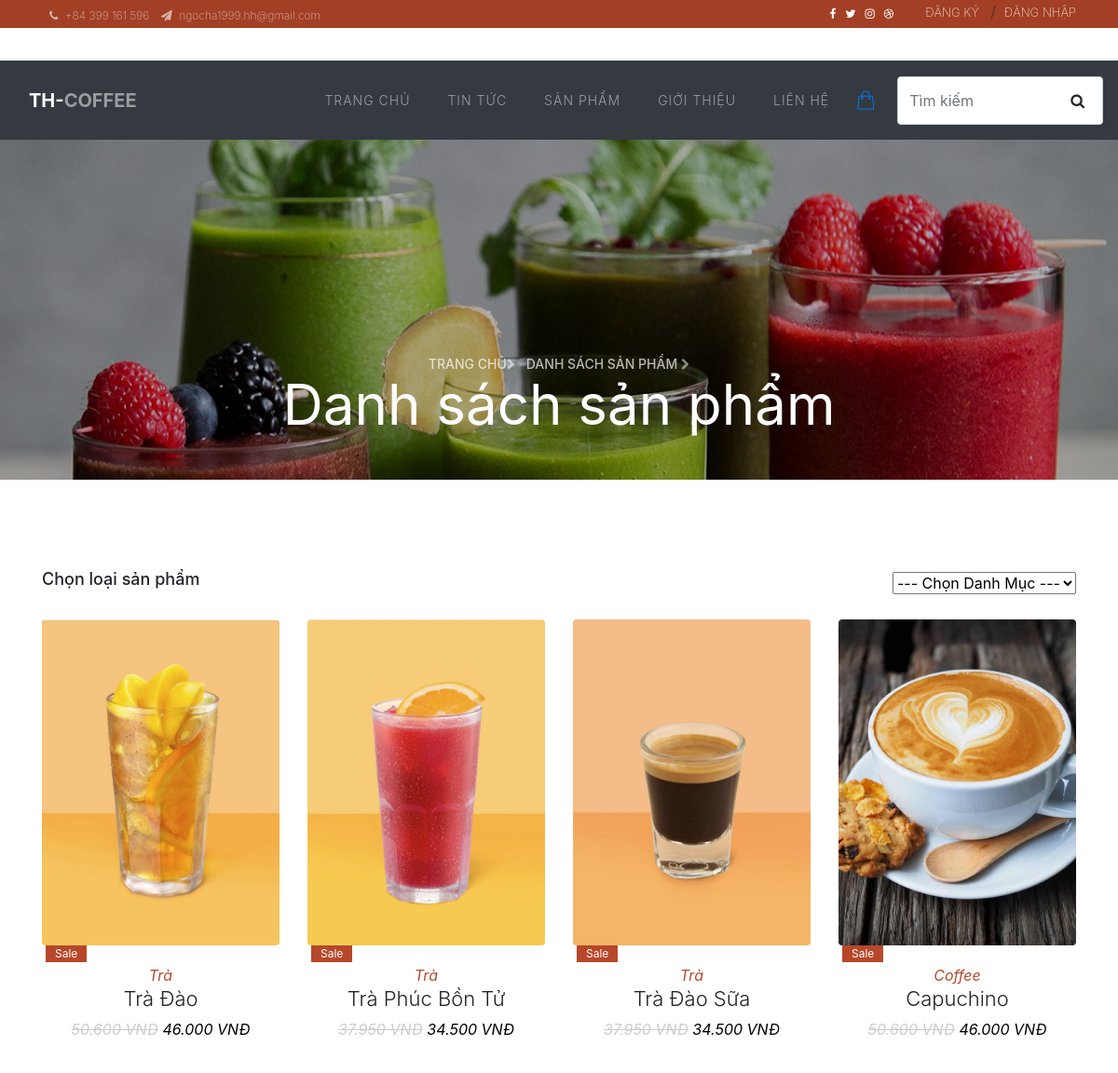
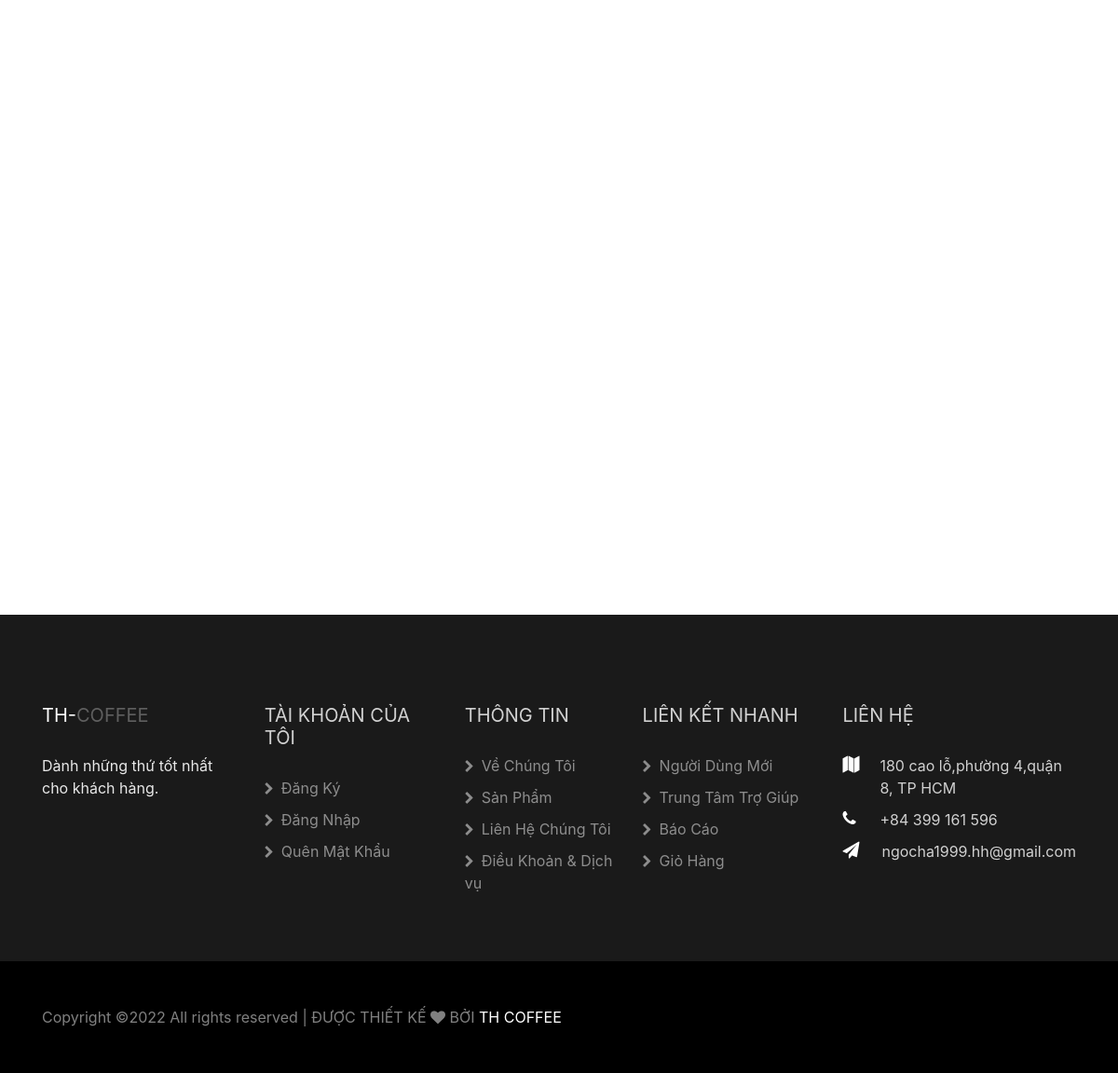
Screenshot of /index.php?controller=sanphamcontroller&action=product with the database file from the repository (2 pictures, top to bottom).
### tables this page shows
CREATE TABLE IF NOT EXISTS `sanpham` (
  `id_sp` varchar(15) NOT NULL,
  `hinh` varchar(20) NOT NULL,
  `tensanpham` varchar(50) NOT NULL,
  `thongtin` text NOT NULL,
  `gia` double NOT NULL,
  `id_danhmuc` varchar(15) NOT NULL,
  PRIMARY KEY (`id_sp`),
  KEY `dm_sp` (`id_danhmuc`)
);

CREATE TABLE IF NOT EXISTS `danhmuc` (
  `id_dm` varchar(15) NOT NULL,
  `tendanhmuc` varchar(50) NOT NULL,
  PRIMARY KEY (`id_dm`)
);

### model/Db.php (called while the page is built, shortened)
<?php
class Db {
    protected static $pdo;
    function __construct()
    {
        self::$pdo= new PDO('mysql:host='. HOST .';dbname='.DB , USER  , PW );
        self::$pdo->query('set names utf8' );
    }
    protected function selectQuery($sql, $arr=[])
    {
        $stm = self::$pdo->prepare($sql);
        $stm->execute($arr);
        return $stm->fetchAll(PDO::FETCH_ASSOC);
    }
}
?>

### model/sanphammodel.php (called while the page is built, shortened)
<?php
class sanphammodel extends Db
{
    function all()
    {
     return $this->selectQuery('SELECT * FROM sanpham join danhmuc on sanpham.id_danhmuc = danhmuc.id_dm ORDER BY danhmuc.id_dm');
    }
}
?>

### util/TienUtil.php (called while the page is built, shortened)
<?php
function chuyentien($gia){
	return number_format($gia * Ty_gia,0,",",".") . " VNĐ";
}
function giagoc($gia){
	$gia = $gia* Ty_gia + ($gia* Ty_gia * 0.1);
	return number_format($gia,0,",",".") . " VNĐ";
}
?>

### view/product.php (the view, shortened to what this page needs)
<!DOCTYPE html>
<html lang="en">
  <head>
    <?php include "view/layouts/headerpage.php" ?>
  </head>
  <body>
  	<?php include "view/layouts/menupage.php" ?>
    <section class="hero-wrap hero-wrap-2" style="background-image: url('view/images/slider-02.jpg');" data-stellar-background-ratio="0.5">
      <div class="overlay"></div>
      <div class="container">
        <div class="row no-gutters slider-text align-items-end justify-content-center">
          <div class="col-md-9 ftco-animate mb-5 text-center">
          	<p class="breadcrumbs mb-0"><span class="mr-2"><a href="index.php">Trang chủ<i class="fa fa-chevron-right"></i></a></span> <span>Danh sách sản phẩm <i class="fa fa-chevron-right"></i></span></p>
            <h2 class="mb-0 bread">Danh sách sản phẩm</h2>
          </div>
        </div>
      </div>
    </section>
    <section class="ftco-section">
			<div class="container">
				<div class="row">
					<div class="col-md-12">
						<div class="row mb-4">
							<div class="col-md-12 d-flex justify-content-between align-items-center">
								<h4 class="product-select">Chọn loại sản phẩm</h4>
								<select class="form-select" aria-label="Default select example" onchange="location = this.value;">
								<option  disabled selected hidden>---  Chọn Danh Mục  ---</option>'
                                                            </select>
							</div>
						</div>
						<div class="row">
							<?php
				include 'util/TienUtil.php';
				foreach($data as $value){
					?>
							  <div class="col-md-3 d-flex">
								  <div class="product ftco-animate">
								  <div class="img d-flex align-items-center justify-content-center" style="background-image: url(admin/view/assets//images/faces/<?php echo $value['hinh'] ?>);">
									  </div>
									  <div class="text text-center">
										  <span class="sale">Sale</span>
										  <span class="category"><?php echo $value['tendanhmuc'] ?></span>
										  <h2><?php echo $value['tensanpham'] ?></h2>
					  <p class="mb-0"><span class="price price-sale"><?php echo giagoc($value['gia']) ?></span> <span class="price"><?php echo chuyentien($value['gia']) ?></span></p>
									  </div>
								  </div>
							  </div>
						<?php
						}
						?>
						</div>
					</div>
				</div>
			</div>
		</section>
		<footer class="ftco-footer">
		<?php include 'view/layouts/footerpage.php' ?>
    </footer>
   <?php include "view/layouts/loaderpage.php" ?>
  </body>
</html>

### rows the page displays
sanpham: hinh (picture), id_danhmuc.tendanhmuc "Trà", tensanpham "Trà Đào", gia "50.600 VNĐ", gia "46.000 VNĐ"
sanpham: hinh (picture), id_danhmuc.tendanhmuc "Trà", tensanpham "Trà Phúc Bồn Tử", gia "37.950 VNĐ", gia "34.500 VNĐ"
sanpham: hinh (picture), id_danhmuc.tendanhmuc "Trà", tensanpham "Trà Đào Sữa", gia "37.950 VNĐ", gia "34.500 VNĐ"
sanpham: hinh (picture), id_danhmuc.tendanhmuc "Coffee", tensanpham "Capuchino", gia "50.600 VNĐ", gia "46.000 VNĐ"
